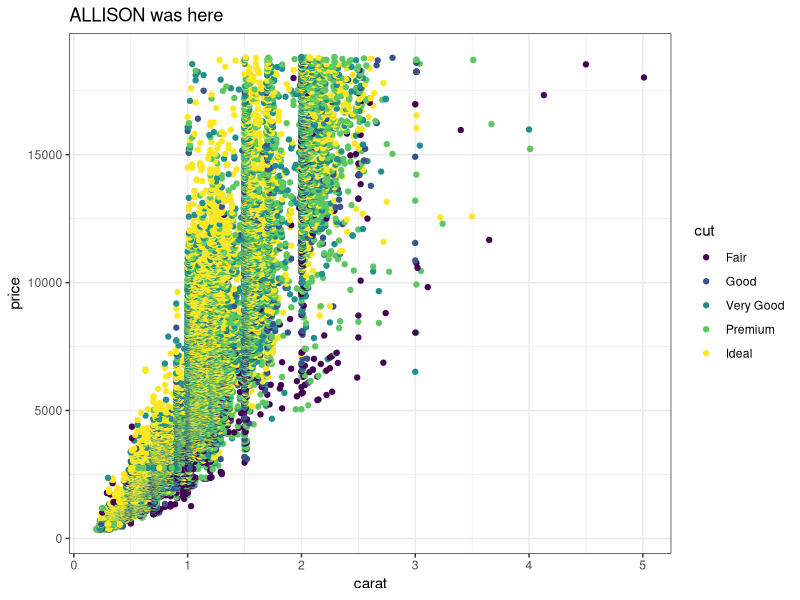
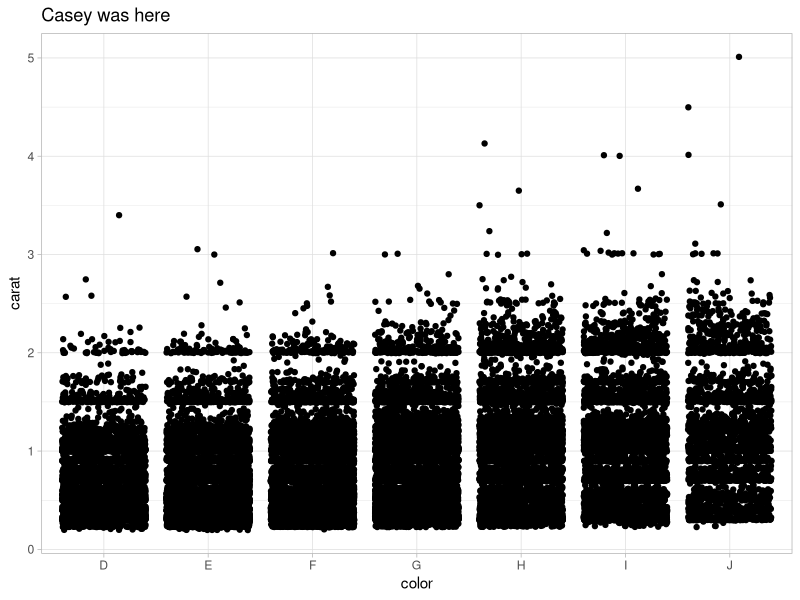

R code for these plots, in order:
## ---- chunk 1
knitr::opts_chunk$set(echo = TRUE)
library(tidyverse)
## ---- chunk 2
# Partner 1: 
# Run the code below to see the original graph
# Change the code below to make the point color change based on 'cut', and update the theme to theme_bw(). Update the title to include your first name. 

ggplot(data = diamonds, aes(x = carat, y = price)) +
  geom_point(aes(color = cut)) +
  theme_bw() +
  labs(title = "ALLISON was here")
## ---- chunk 3
# Partner 2: 
# Run the code below to see the original graph
# Change the code below to make the geom a geom_jitter, and update the theme to theme_light. Update the title to include your first name. 

ggplot(data = diamonds, aes(x = color, y = carat)) +
  geom_jitter() +
  theme_light() +
  labs(title = "Casey was here")
## ---- chunk 4
## ALLISON BREAKING STUUUUFFFFF
teddy <- 1000 + 5

## YAY
## ---- chunk 5

